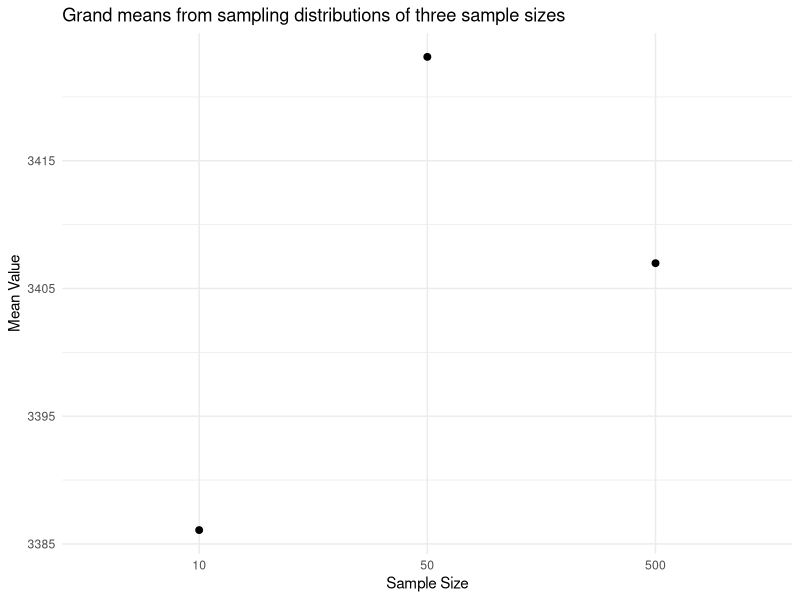
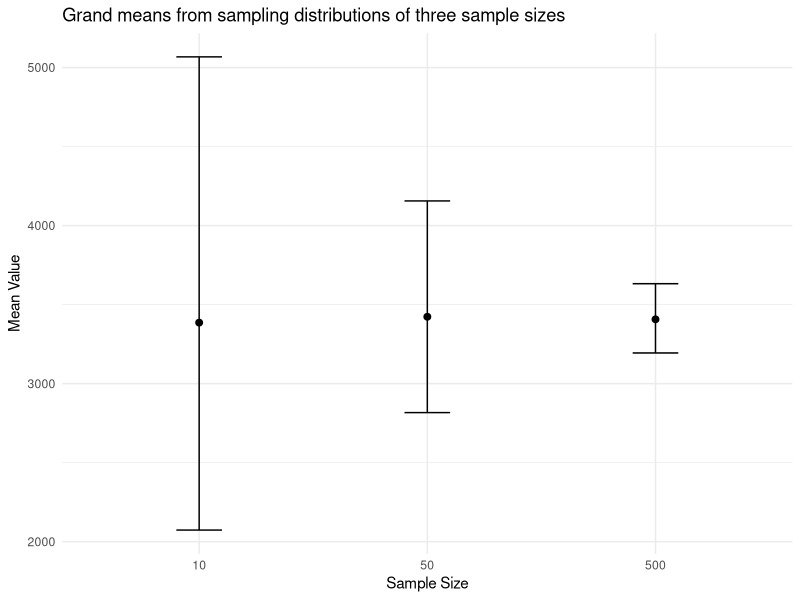
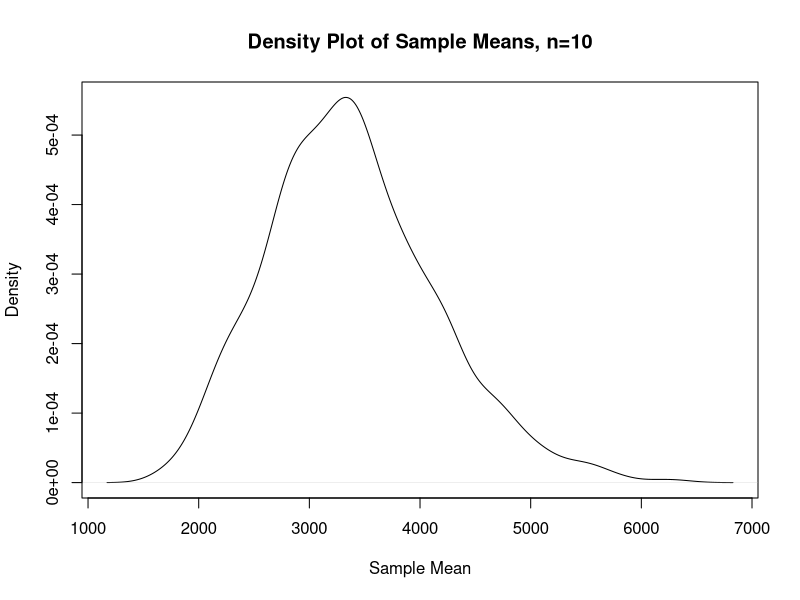
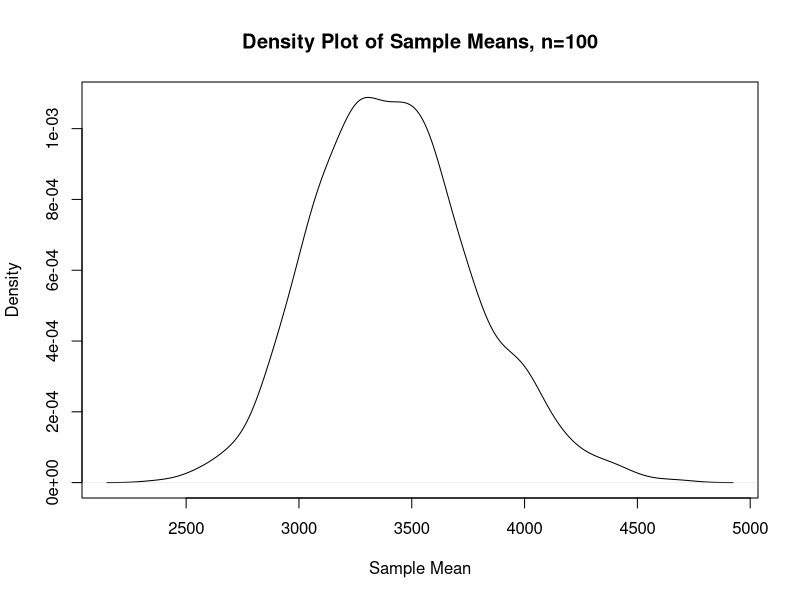
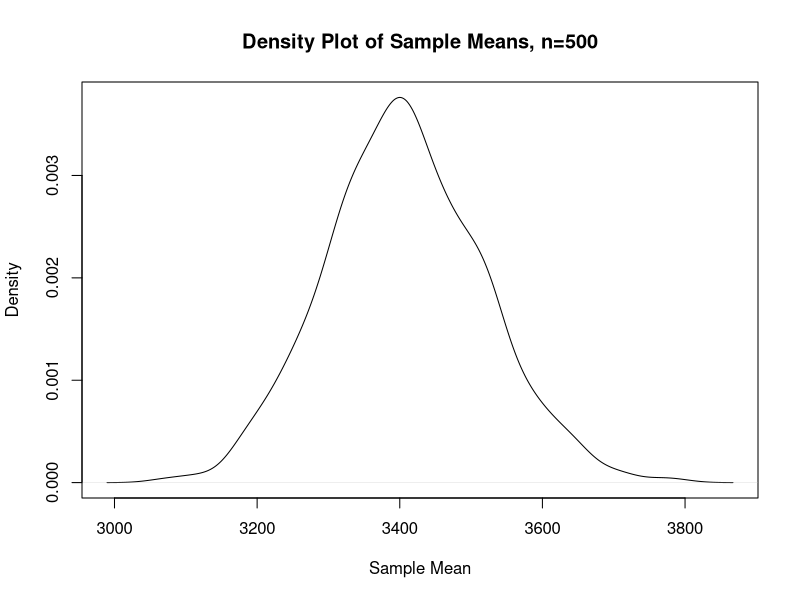

Reproduce these figures in R, in order.
## ---- chunk 1
knitr::opts_chunk$set(echo=T, eval=T)
options(tinytex.verbose = TRUE)
suppressMessages(library(dplyr))
#load ggplot package
suppressMessages(library(ggplot2))
## ---- chunk 2
mat <- matrix(1:12, nrow=3)
column_sums <- apply(mat, 2, sum)
print(column_sums)


## ---- chunk 3

names_list <- list("Alessandra", "Penelope", "Meigui", "Tatiana", "Keisuke", "Nadia", "Amy")
char_count <- lapply(names_list, nchar)
print(char_count)

## ---- chunk 4
scores <- matrix(c(85, 90, 78, 88, 
                   92, 80, 95, 90, 
                   60, 55, 78, 84), 
                 nrow=3, byrow=TRUE)
colnames(scores) <- c("Math", "English", "Biology", "History")
rownames(scores) <- c("Alice", "Bob", "Charlie")
print(scores)


## ---- chunk 5
#first count the number of scores in scores and save it as num_students
num_students <- nrow(scores)
#create blank variable called averages. Make it numeric with as many elements as num_students
averages <- numeric(num_students)
#create your for loop to iteratively calculate the mean score for each student and store it in different positions of the object averages
for (i in 1:num_students) {
  averages[i] <- mean(scores[i,])
}
#name the object averages using the rownames of object scores
names(averages) <- rownames(scores)



## ---- chunk 6

#first count the number of subjects in the scores matrix and save it as num_subjects:
num_subjects <- ncol(scores)
#create blank variable called class_averages_loop. Make it numeric with as many elements as num_subjects
class_averages_loop <- numeric(num_subjects)
#create your for loop to iteratively calculate the mean score per subject
for (j in 1:num_subjects) {
  class_averages_loop[j] <- mean(scores[,j])
}
#name the object class_averages_loop using the colnames of object scores
names(class_averages_loop) <- colnames(scores)
#print your object
## ---- chunk 7
x <- 10

if (x > 5) {
  print("x is greater than 5")
}


## ---- chunk 8
x <- 3

if (x > 5) {
  print("x is greater than 5")
} else {
  print("x is not greater than 5")
}

## ---- chunk 9
x <- 5

if (x > 10) {
  print("x is greater than 10")
} else if (x > 5) {
  print("x is greater than 5 but less than or equal to 10")
} else {
  print("x is less than or equal to 5")
}

## ---- chunk 10
number <-3

if (number > 0) {
  print("The number is positive.")
}


## ---- chunk 11

number <-3


if (number > 0) {
  print("The number is positive.")
} else if (number < 0) {
  print("The number is negative.")
} else {
  print("The number is zero.")
}

## ---- chunk 12
# a vector of numbers
numbers <- c(-5, 3, 8, -2, 0, 7, -9)

# a counter variable that will change each time the loop cycles
positive_count <- 0
for (num in numbers) {
  if (num > 0) {
    positive_count <- positive_count + 1 #add 1 to positve_count if number if positive. Otherwise do nothing
  }
}

## ---- chunk 13
# I gave you a bunch of random numbers. 
numbers <- c(1, 2, 3, 4, 5, 6, 7, 8, 9, 10)
# start your code here
# create a counter variable called sum_even

sum_even <- 0
for (num in numbers) {
  if (num %% 2 == 0) {
    sum_even <- sum_even + num
  }
}


## ---- chunk 14
#load the readr library
library(readr)

#read in human_genes.csv into human_genes using read_csv.

human_genes <- read_csv("human_genes.csv")

#filter dataset to only contain genes of size <=15000 and save it as human_genes2
human_genes2 <- human_genes %>% filter(size <= 15000)



## ---- chunk 15
#calculate the mean gene length for human_genes

mean_all_genes_15000<-mean(human_genes$size)

#create empty numeric vectors with 1000 positions for the means. Call them mean_values_10, mean_values_50, mean_values_500
mean_values_10 <- numeric(1000)
mean_values_50 <- numeric(1000)
mean_values_500 <- numeric(1000)


#start your loop here. Take samples with replacement, sizes 10, 50, 500 and take the median of those samples
for (i in 1:1000) {
  mean_values_10[i] <- mean(sample(human_genes2$size, 10, replace = TRUE))
  mean_values_50[i] <- mean(sample(human_genes2$size, 50, replace = TRUE))
  mean_values_500[i] <- mean(sample(human_genes2$size, 500, replace = TRUE))
}

#take the mean of means (the grand mean) of these three vectors and save them to a new vector called grand_means

grand_means<-c(mean(mean_values_10),mean(mean_values_50), mean(mean_values_500))
#compare these three means with the real mean of the filtered dataset
abs(mean_all_genes_15000-grand_means)

## ---- chunk 16
#call them sem_10, sem_50, sem_500

sem_10<-sd(mean_values_10)
sem_50<-sd(mean_values_50)
sem_500<-sd(mean_values_500)


## ---- chunk 17
#call them CI_10, CI_500, CI_500

CI_10 <- quantile(mean_values_10, probs = c(0.025, 0.975))
CI_50 <- quantile(mean_values_50, probs = c(0.025, 0.975))
CI_500 <- quantile(mean_values_500, probs = c(0.025, 0.975))

## ---- chunk 18

#create a data.frame called df containing the columns listed above.

df <- data.frame(
  SampleSize = c(10, 50, 500),
  MeanValues = c(mean(mean_values_10), mean(mean_values_50), mean(mean_values_500)),
  CI_lower = c(CI_10[1], CI_50[1], CI_500[1]),
  CI_upper = c(CI_10[2], CI_50[2], CI_500[2])
)


## ---- chunk 19
#first, make sure SampleSize is treated as a factor


#now create your plot code here and save it as p1
p1<-ggplot(df, aes(x = as.factor(SampleSize), y = MeanValues)) +
  #geom_bar(stat = "summary", fun = "mean", fill = "skyblue", position = position_dodge(width = 0.9)) +
        geom_point(size=2)+
  labs(
    title = "Grand means from sampling distributions of three sample sizes",
    x = "Sample Size",
    y = "Mean Value",
    fill = "Sample Size"
  ) +
  theme_minimal()

#print p1, aka, your plot
print(p1)

## ---- chunk 20
#create your plot code here and save it as p2
p2<-ggplot(df, aes(x = as.factor(SampleSize), y = MeanValues)) +
        geom_point(size=2)+
        geom_errorbar(aes(ymin = CI_lower, ymax = CI_upper), width = 0.2, position = position_dodge(width = 0.9))+
  labs(
    title = "Grand means from sampling distributions of three sample sizes",
    x = "Sample Size",
    y = "Mean Value",
    fill = "Sample Size"
  ) +
  theme_minimal()

#print p1, aka, your plot
print(p2)


## ---- chunk 21

dense10<-density(mean_values_10)
dense50<-density(mean_values_50)
dense500<-density(mean_values_500)

## ---- chunk 22

plot10<-plot(dense10, main = "Density Plot of Sample Means, n=10", xlab = "Sample Mean")
plot100<-plot(dense50, main = "Density Plot of Sample Means, n=100", xlab = "Sample Mean")
plot500<-plot(dense500, main = "Density Plot of Sample Means, n=500", xlab = "Sample Mean")


